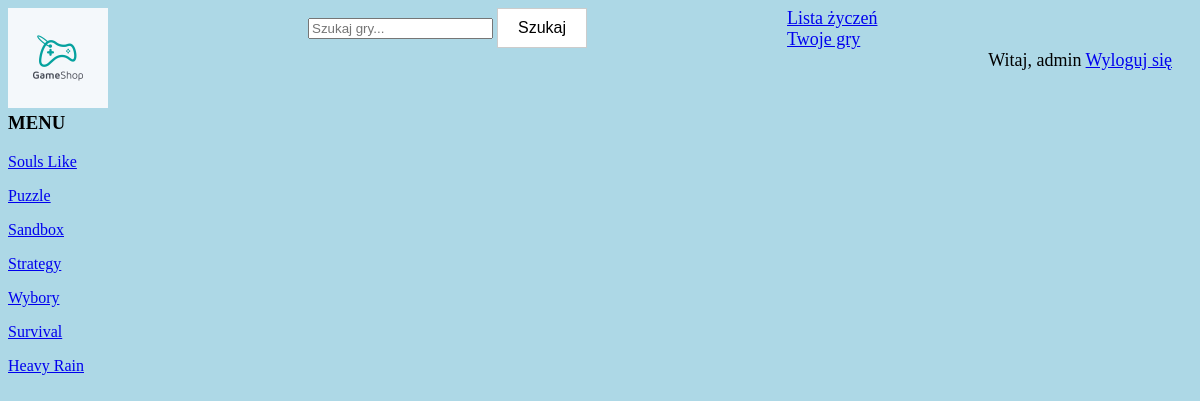
The app's page /gatunek/6/ (signed in) with its own data.
### Gry/models.py (models this page shows, shortened)
class Gatunek(models.Model):
    nazwa = models.CharField(max_length=100)
    class Meta:
        verbose_name = "Gatunek"
        verbose_name_plural = "Gatunki"

class Gry(models.Model):
    nazwa = models.CharField(max_length=100)
    opis = models.TextField(blank=True)
    cena = models.DecimalField(max_digits=12, decimal_places=2)
    producent = models.ForeignKey(Producent, on_delete=models.CASCADE, null=True)
    gatunek = models.ForeignKey(Gatunek, on_delete=models.CASCADE, null=True)
    zdjecie = models.ImageField(upload_to='', default='temp.jfif')
    class Meta:
        verbose_name = "Gra"
        verbose_name_plural = "Gry"

### Gry/views.py (the view)
# urls.py: path('gatunek/<id>/', gatunek, name='gatunek'),
@login_required(login_url='login')
def gatunek(request, id):
    gatunek_user = Gatunek.objects.get(pk=id)
    gatunek_gra = Gry.objects.filter(gatunek=gatunek_user)
    gatunki = Gatunek.objects.all()
    dane = {'gatunek_user': gatunek_user,
            'gatunek_gra': gatunek_gra,
            'gatunki': gatunki}
    return render(request, 'gatunek_gra.html', dane)

### Gry/templates/gatunek_gra.html (shortened to what this page needs)
    {% extends 'szablon.html' %}
    {% block gra %}
      {% if gatunek_gra %}
        {% for gra in gatunek_gra %}
        <p><a href="/gra/{{ gra.id }}"> {{ gra.nazwa }}</a></p>
        {% endfor %}
      {% endif %}
    {% endblock gra %}

### Gry/templates/szablon.html (shortened to what this page needs)
<!DOCTYPE html>
<html lang="pl">
{% load static %}
<link rel="stylesheet" href="{% static 'style.css' %}">
<head>
</head>
<body>
<div class="header">
    <div class="h_component"><img src="{% static 'logo.jpg' %}" width="100" height=100"></div>
    <div class="h_component">
        <form action="{% url 'search'%}" method="get">
            <input type="text" name="q" placeholder="Szukaj gry...">
            <button type="submit">Szukaj</button>
        </form>
    </div>
    <div class="h_component">
    <span id="wishlist-msg">
        <a href="{% url 'my_wish_games' %}">Lista życzeń</a>
    </span>
    </div>
    <div class="h_component">
    <span id="games-msg">
        <a href="{% url 'my_games' %}">Twoje gry</a>
    </span>
    </div>
    <span id="hello-msg">
        Witaj, {{request.user}}
        <a href="{% url 'logout' %}">Wyloguj się</a>
    </span>
</div>
<div style="clear:both">
    <h3> MENU </h3>
    {% for gat in gatunki %}
    <p><a href="/gatunek/{{ gat.id }}"> {{ gat.nazwa }}</a></p>
    {% endfor %}
</div>
<div>
    {% block gra %} {% endblock gra %}
</div>
</body>
</html>

### Gry/static/style.css (style rules this page uses)
body { background-color: lightblue; color: black; font-family: verdana; }
.h_component { float: left; padding-right: 200px; }
#hello-msg { float: right; font-size: 18px; padding-right: 20px; }
#games-msg { float: right; font-size: 18px; padding-right: 20px; }
#wishlist-msg { float: right; font-size: 18px; padding-right: 20px; }
button { background-color: #ffffff; border: 1px solid #cccccc; padding: 10px 20px; font-size: 16px; cursor: pointer; }

### records on screen
Gatunek: nazwa "Souls Like"
Gatunek: nazwa "Puzzle"
Gatunek: nazwa "Sandbox"
Gatunek: nazwa "Strategy"
Gatunek: nazwa "Wybory"
Gatunek: nazwa "Survival"
Gry: nazwa "Heavy Rain"

### other values on screen
{{ request.user }} "admin"
